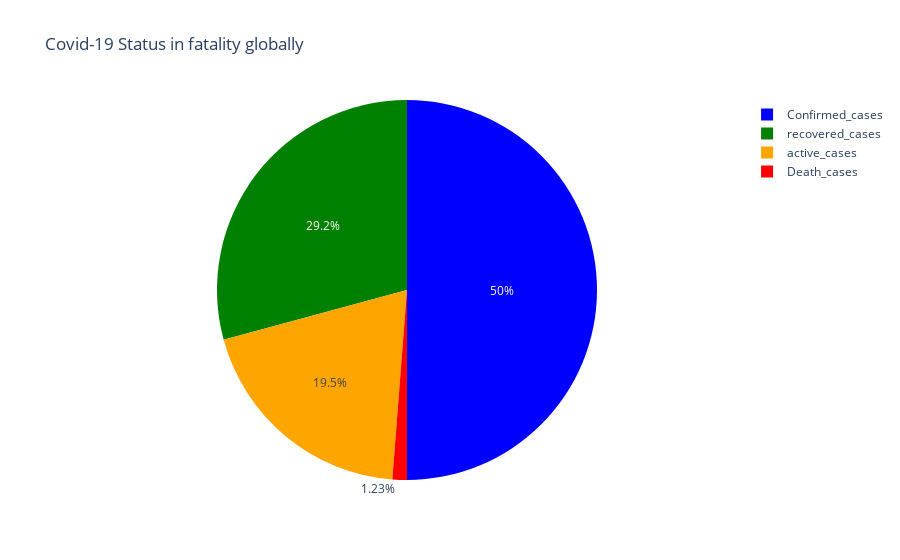

Here is the notebook cell this chart was saved with:
### Code cell
pie_chart=go.Pie(labels=df_pie.columns,values=df_pie.values)
draw_pie_chart=go.Figure(data=[pie_chart])

draw_pie_chart.update_layout(title="Covid-19 Status in fatality globally")
draw_pie_chart.update_traces(marker=dict(colors=['blue','red','green','orange']))

draw_pie_chart.show()

### Figure 1 — Plotly figure (JSON) as saved in the notebook; plotly's stock layout.template omitted (floating-point values rounded to 4 significant figures)
{"data": [{"labels": ["Confirmed_cases", "Death_cases", "recovered_cases", "active_cases"], "marker": {"colors": ["blue", "red", "green", "orange"]}, "type": "pie", "values": [20369645948, 501397535, 11906855886, 7961392527]}], "layout": {"title": {"text": "Covid-19 Status in fatality globally"}}}
